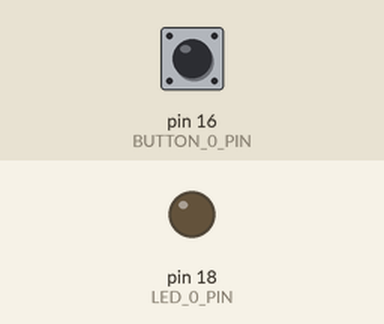
Bench run of a program on a simulated Raspberry Pi (header pin numbers). On the bench: output pins drawn as LEDs (lit = HIGH). Dashed ring = blinking. The test bench sets the inputs (shaded band); at power-on: pin 16 (BUTTON_0_PIN) HIGH.

Above: at 1.2 s.
1.3 s: pin 16 (BUTTON_0_PIN) pulsed LOW 5 times (0.12 s each, 0.3 s apart)
At 1.57 s:
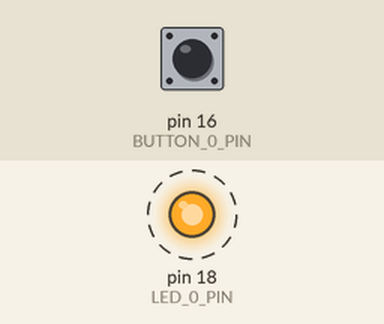
At 3.0 s:
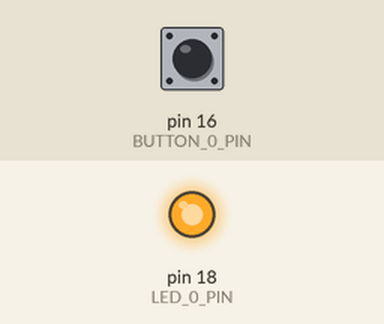
Timing chart, 0 to 4.5 s (numbered marks = the images above; inputs shaded):
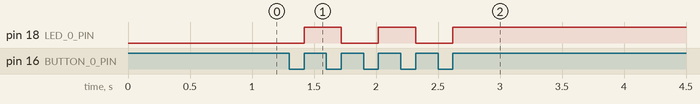

Measured:
- after the input at 1.3 s, pin 18 (LED_0_PIN): alternates HIGH for 0.30 s and LOW for 0.30 s, 5 changes in all, then stays HIGH, starting after 0.12 s

The program:

flashlight_edge_detect.py
```python
# Flashlight Edge Detect - Lab RPi1
# Reese Ford
# Created 10/24/2024
# Modified 10/24/2024 by Reese Ford
# Last Commit: 451763379cb3c8f0f21017ce341c3acb07635dfa

import sys

try:
    # Pin Vars
    BUTTON_0_PIN = 16
    LED_0_PIN = 18

    # Importing and setting up GPIO
    try:
        import RPi.GPIO as GPIO
    except RuntimeError:
        print("Error importing RPi.GPIO")

    GPIO.setmode(GPIO.BOARD)
    GPIO.setup(BUTTON_0_PIN, GPIO.IN)
    GPIO.setup(LED_0_PIN, GPIO.OUT)

    # Edge Detect Flashlight
    ledPower = False
    while True:
        channel = GPIO.wait_for_edge(BUTTON_0_PIN, GPIO.RISING, timeout = 1000, bouncetime=10)

        if channel == BUTTON_0_PIN:
            ledPower = not ledPower
        if ledPower:
            GPIO.output(LED_0_PIN, True)
        else:
            GPIO.output(LED_0_PIN, False)

        channel = GPIO.wait_for_edge(BUTTON_0_PIN, GPIO.FALLING, timeout=1000, bouncetime=10)


except KeyboardInterrupt:
    print("Got Keyboard Interrupt. Cleaning up and exiting")
    GPIO.output(LED_0_PIN, False)
    GPIO.cleanup()
    sys.exit()
```
